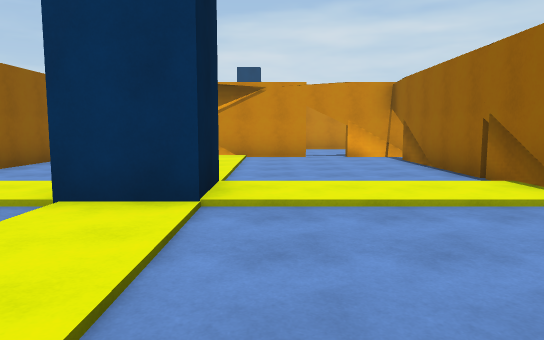
view 1 (above)

24 first-person views from a walk through a Unity game level. The camera is 1.5 m above the floor, tilts 6° down and sees 70° across. The floor is counted in squares, 2 m on a side. Each view is taken from the middle of a square. On the plan, view 1 faces up. The plan holds only what a view shows up to about 12 squares ahead; the rest is blank. The place goes on beyond the plan. The player is left out.

view 2
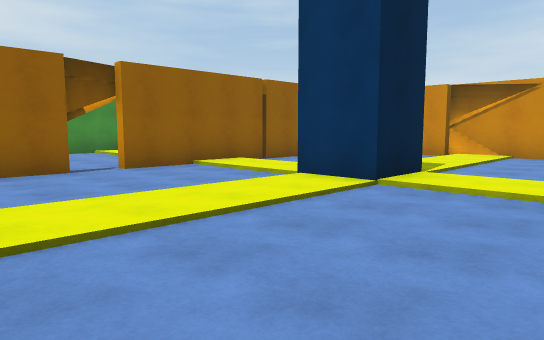

view 3
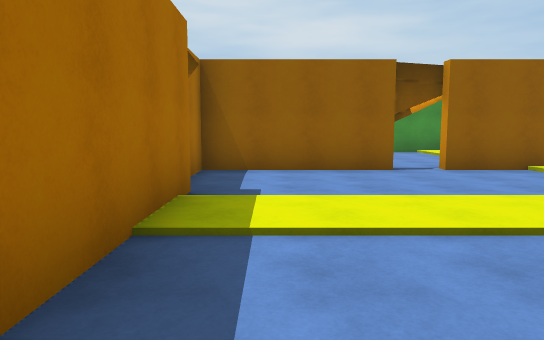

view 4
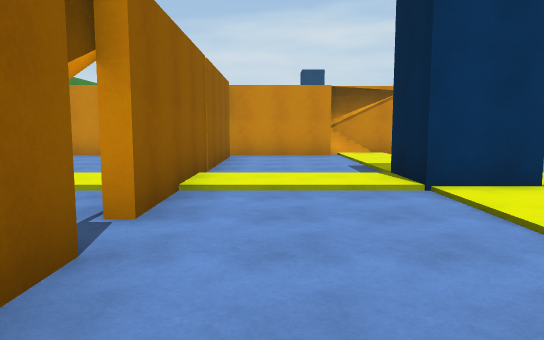

view 5
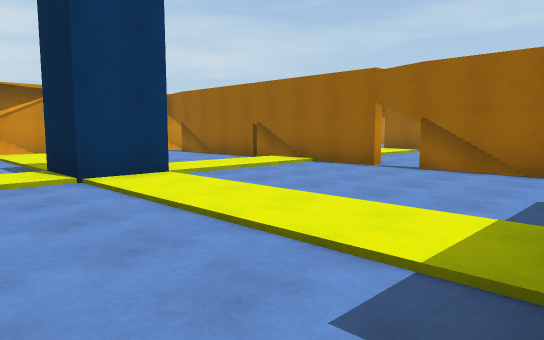

view 6
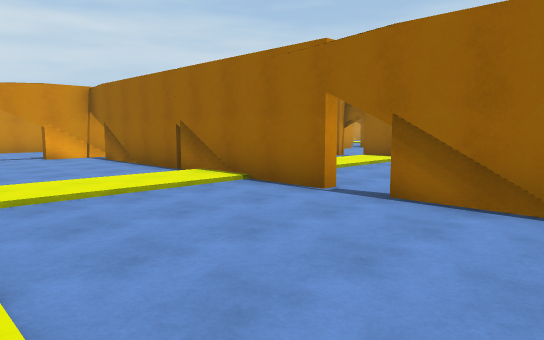

view 7
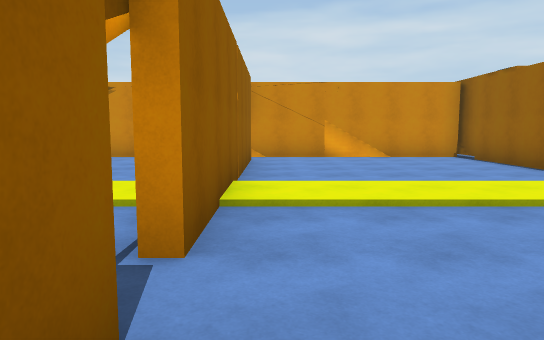

view 8
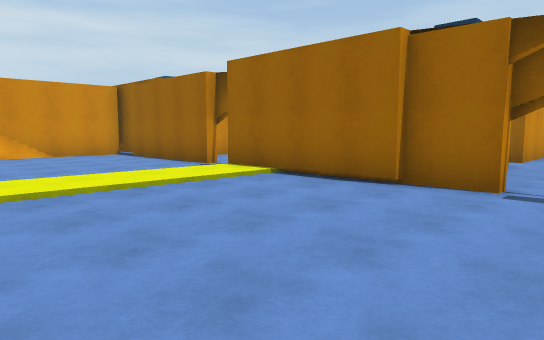

view 9
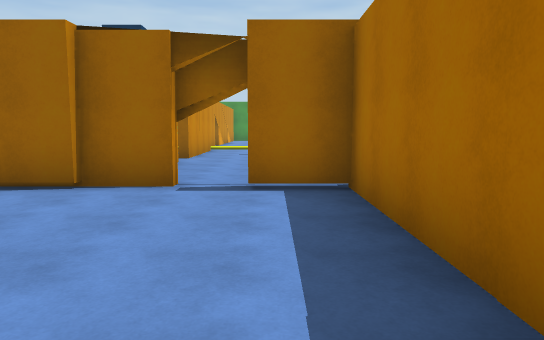

view 10
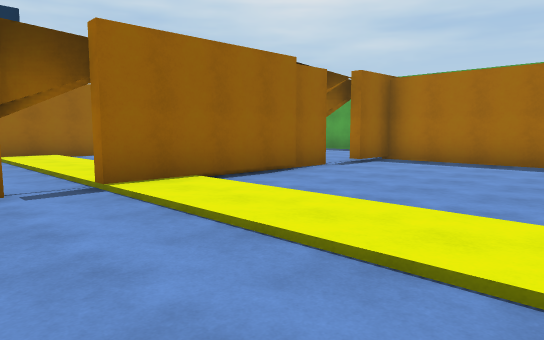

view 11
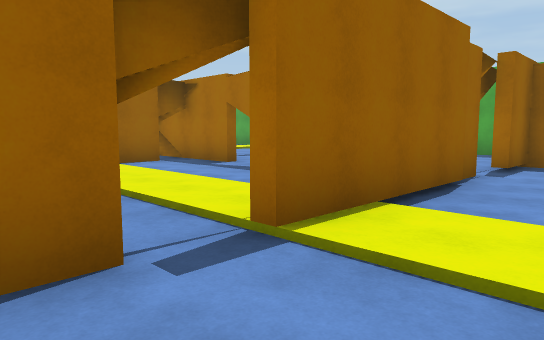

view 12
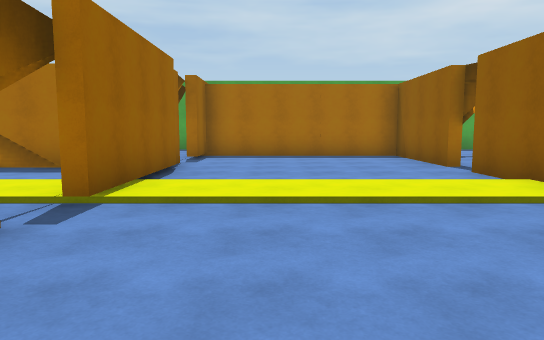

view 13
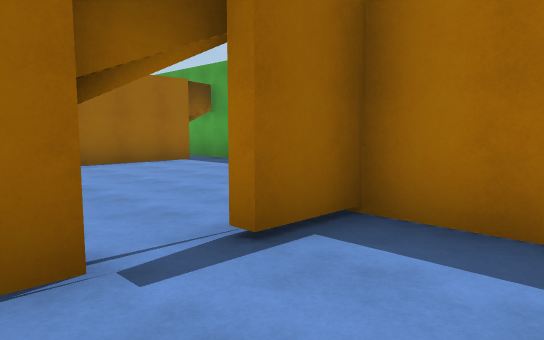

view 14
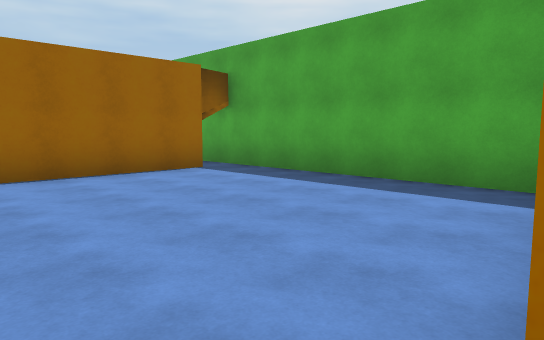

view 15
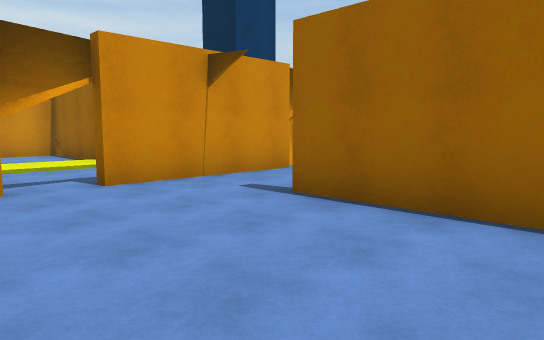

view 16
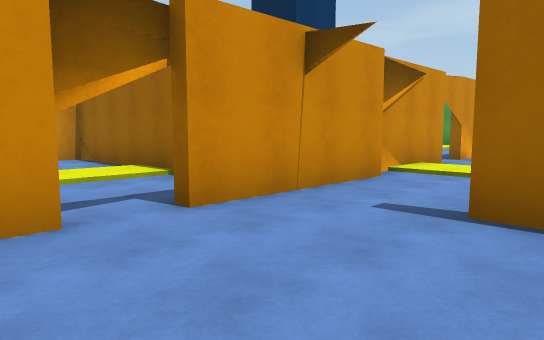

view 17
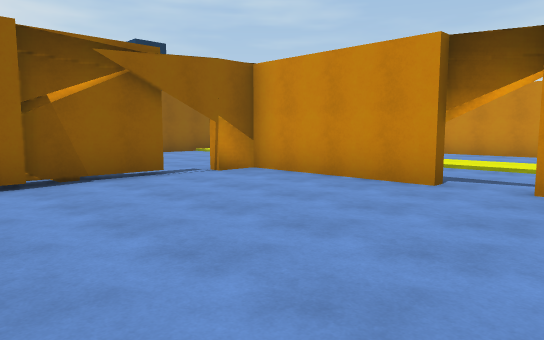

view 18
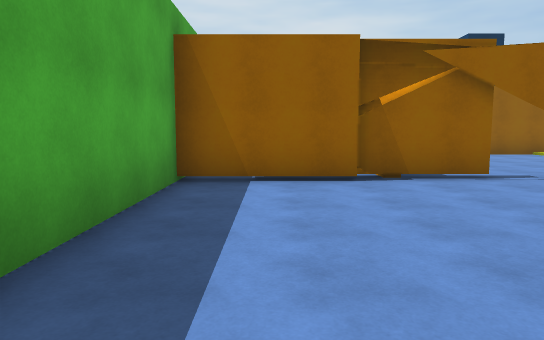

view 19
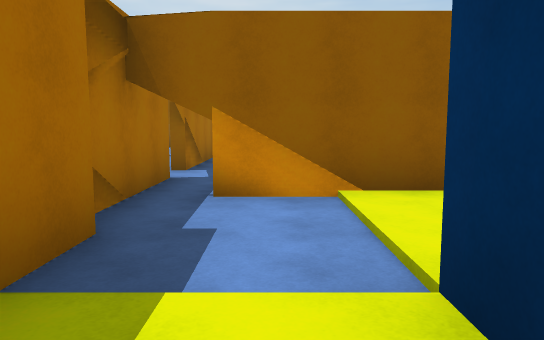

view 20
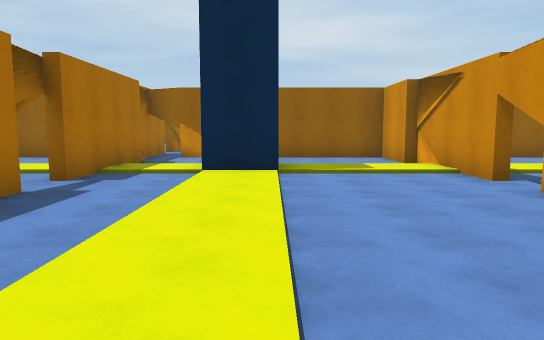

view 21
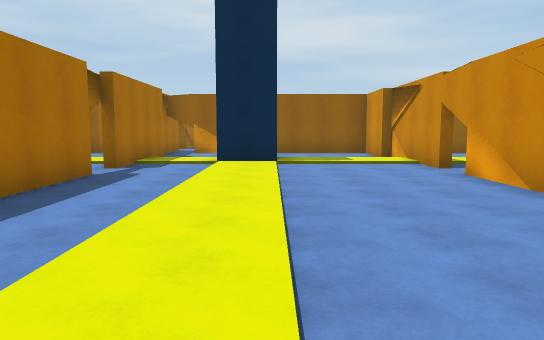

view 22
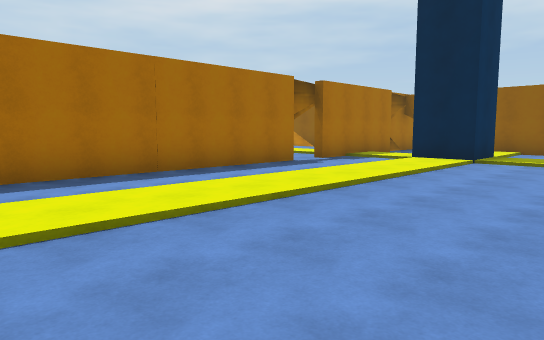

view 23
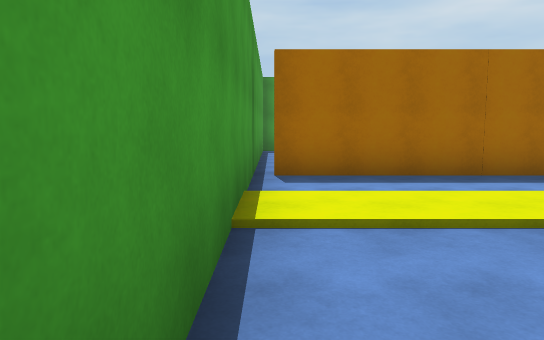

view 24
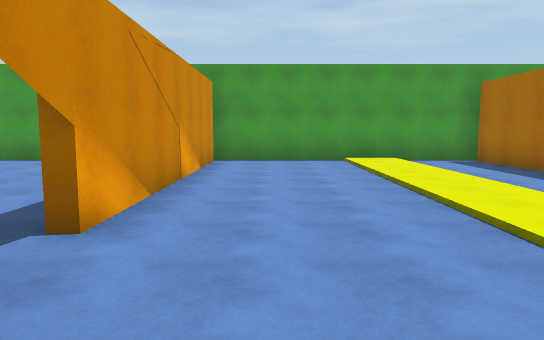

### Floor plan
Key: @ floor where view 1 was taken; # wall or solid block; x gap in a wall; . main floor; : floor 0.25 m higher than the main floor; / step, stairs or slope.
Columns run from 8 left of view 1 to 30 right of it. Each row starts with its distance up from view 1.
 14                                      .#
 13                         #          ...#
 12          ..             #.        ...
 11       ###xx#######       ..:    ...
 10    ####..........#         :/  ...
  9    #.......#.....#        ###.#########
  8    #.......#.....##########:/.........#
  7    #.......#.....#......#..:/.........#
  6  . #.......#.....x......#..:/.........#
  5  / #//##///#/////x//////#//#//////////#
  4  ::#::##:::#:::::#::::::#::#::::::::::#
  3 ...#.......#.....#......#..:/.........#
  2 .................#.........:/........##
  1   .#.......#.....####xx######.#########
  0    #....@..#...............:/        .#
 -1    #.......#.....#......#.           .#
 -2    #..############......#            .#
 -3                  #......#            .#
 -4                  #......#
 -5                  #.......
 -6                  #########

Positions as (right, up) in squares from view 1, and headings:
1: (0, 0), facing up
2: (2, -1), facing up-left
3: (2, -1), facing left
4: (-4, -1), facing up
5: (-4, -2), facing up-right
6: (-1, -1), facing up-right
7: (4, 0), facing up
8: (4, -1), facing up-right
9: (4, -1), facing right
10: (4, 7), facing down-right
11: (7, 7), facing down-right
12: (7, 9), facing down
13: (7, 1), facing down-right
14: (9, 0), facing down-right
15: (12, -4), facing up-right
16: (12, -2), facing up-right
17: (15, -4), facing up-left
18: (15, -4), facing left
19: (20, 3), facing left
20: (27, 5), facing left
21: (29, 5), facing left
22: (29, 8), facing down-left
23: (29, 8), facing down
24: (19, 7), facing right
